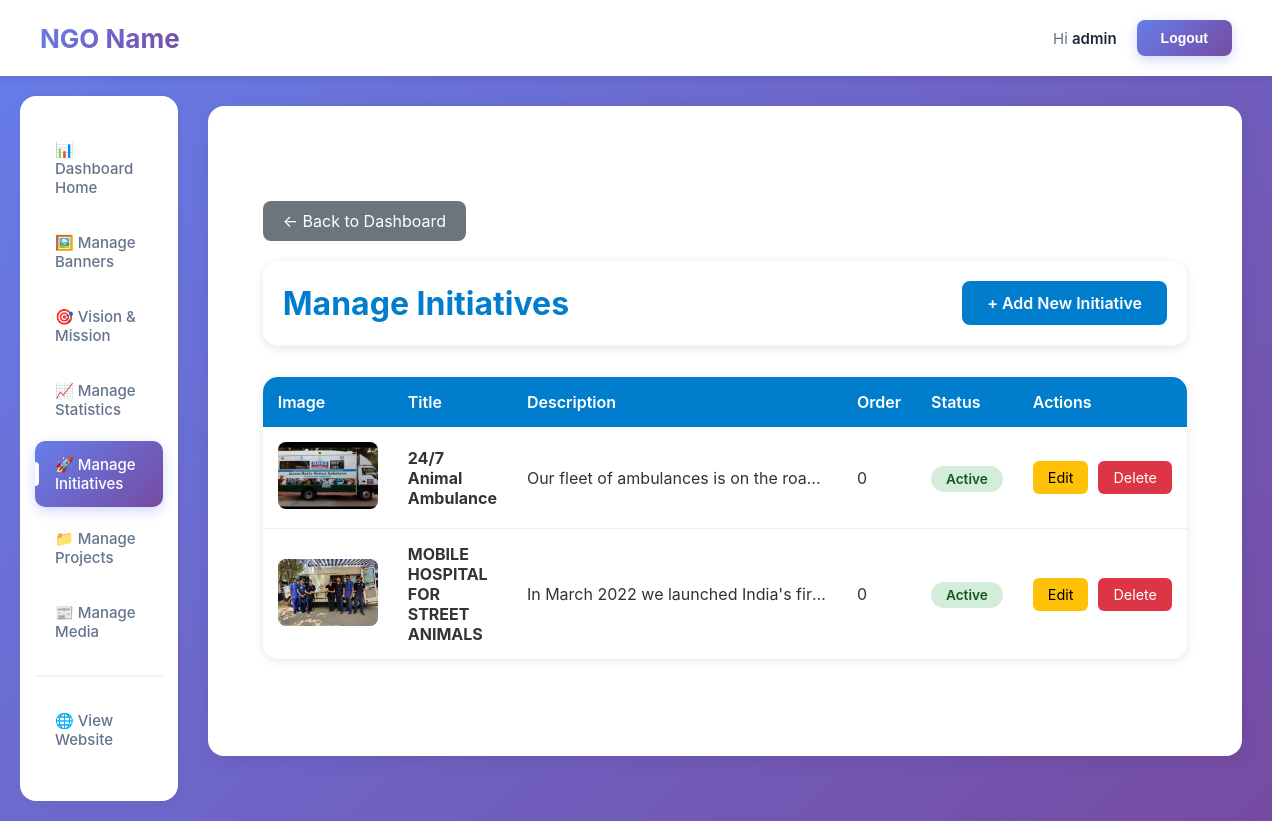
The app's page /dashboard/manage-initiative/ (signed in) with its own data.
### Homepage/models.py (models this page shows, shortened)
class Initiative(models.Model):
    title = models.CharField(max_length=200)
    description = models.TextField()
    image = models.ImageField(
        upload_to='initiatives/',
        validators=[FileExtensionValidator(['jpg', 'jpeg', 'png', 'webp'])],
        help_text="Recommended size: 600x400px"
    )
    order = models.IntegerField(default=0, help_text="Lower numbers appear first")
    status = models.BooleanField(default=True, help_text="Active/Inactive")
    created_at = models.DateTimeField(default=timezone.now, editable=False)
    updated_at = models.DateTimeField(auto_now=True)
    class Meta:
        ordering = ['order', '-created_at']
        verbose_name = "Initiative"
        verbose_name_plural = "Initiatives"

### Homepage/views.py (the view)
# urls.py: path('dashboard/manage-initiative/', views.manage_initiative, name='dashboard_manage_initiative'),
@staff_member_required(login_url='/auth/login/')
def manage_initiative(request):
    initiatives = Initiative.objects.all().order_by('order')
    return render(request, 'dashboard/manage_initiative.html', {'initiatives': initiatives})

### Homepage/templates/dashboard/manage_initiative.html (shortened to what this page needs)
{% extends 'dashboard/base.html' %}
{% block content %}
<div class="dashboard-container">
    <a href="{% url 'dashboard_home' %}" class="btn-back">← Back to Dashboard</a>
    <div class="content-header">
        <h1>Manage Initiatives</h1>
        <a href="{% url 'dashboard_manage_initiative_add' %}" class="btn-add">+ Add New Initiative</a>
    </div>
    {% if initiatives %}
    <div class="initiatives-table">
        <table>
            <thead>
                <tr>
                    <th>Image</th>
                    <th>Title</th>
                    <th>Description</th>
                    <th>Order</th>
                    <th>Status</th>
                    <th>Actions</th>
                </tr>
            </thead>
            <tbody>
                {% for initiative in initiatives %}
                <tr>
                    <td>
                        <img src="{{ initiative.image.url }}" alt="{{ initiative.title }}" class="initiative-image">
                    </td>
                    <td><strong>{{ initiative.title }}</strong></td>
                    <td>
                        <div class="description-preview">{{ initiative.description }}</div>
                    </td>
                    <td>{{ initiative.order }}</td>
                    <td>
                        {% if initiative.status %}
                        <span class="badge badge-active">Active</span>
                        {% else %}
                        <span class="badge badge-inactive">Inactive</span>
                        {% endif %}
                    </td>
                    <td>
                        <div class="action-buttons">
                            <a href="{% url 'dashboard_manage_initiative_edit' initiative.pk %}" class="btn-edit">Edit</a>
                            <a href="{% url 'dashboard_manage_initiative_delete' initiative.pk %}" class="btn-delete">Delete</a>
                        </div>
                    </td>
                </tr>
                {% endfor %}
            </tbody>
        </table>
    </div>
    {% else %}
    <div class="empty-state">
        <h2>No Initiatives Yet</h2>
        <p>Click the "Add New Initiative" button to create your first initiative.</p>
    </div>
    {% endif %}
</div>
{% endblock %}

### Homepage/templates/dashboard/base.html (shortened to what this page needs)
<!DOCTYPE html>
<html lang="en">
<head>
</head>
<body>
    <header class="header">
        <h1>NGO Name</h1>
        <nav class="header-nav">
            <span>Hi <strong>{{ request.user.username }}</strong></span>
            <form action="{% url 'admin:logout' %}" method="post" style="display: inline;">
                <button type="submit" class="logout-button">Logout</button>
            </form>
        </nav>
    </header>
    <div class="container">
        <aside class="sidebar">
            <ul class="sidebar-nav">
                <li>
                    <a href="{% url 'dashboard_home' %}"
                       class="{% if request.resolver_match.url_name == 'dashboard_home' %}active{% endif %}">
                        📊 Dashboard Home
                    </a>
                </li>
                <li>
                    <a href="{% url 'dashboard_manage_slider' %}"
                       class="{% if 'slider' in request.resolver_match.url_name %}active{% endif %}">
                        🖼️ Manage Banners
                    </a>
                </li>
                <li>
                    <a href="{% url 'dashboard_manage_vision' %}"
                       class="{% if 'vision' in request.resolver_match.url_name %}active{% endif %}">
                        🎯 Vision & Mission
                    </a>
                </li>
                <li>
                    <a href="{% url 'dashboard_manage_statistic' %}"
                       class="{% if 'statistic' in request.resolver_match.url_name %}active{% endif %}">
                        📈 Manage Statistics
                    </a>
                </li>
                <li>
                    <a href="{% url 'dashboard_manage_initiative' %}"
                       class="{% if 'initiative' in request.resolver_match.url_name %}active{% endif %}">
                        🚀 Manage Initiatives
                    </a>
                </li>
                <li>
                    <a href="{% url 'dashboard_manage_project' %}"
                       class="{% if 'projects' in request.resolver_match.url_name %}active{% endif %}">
                        📁 Manage Projects
                    </a>
                </li>
                <li>
                    <a href="{% url 'dashboard_manage_media_home' %}"
                        class="">
                        📰 Manage Media
                    </a>
                </li>
                <li style="margin-top: 20px; padding-top: 20px; border-top: 2px solid #f1f5f9;">
                    <a href="{% url 'home' %}" target="_blank">
                        🌐 View Website
                    </a>
                </li>
            </ul>
        </aside>
        <main class="main-content">
            <div class="content-wrapper">
                {% block content %}{% endblock %}
            </div>
        </main>
    </div>
</body>
</html>

### Homepage/templates/dashboard/base.html (style rules this page uses)
* { margin: 0; padding: 0; box-sizing: border-box; }
body { font-family: -apple-system, BlinkMacSystemFont, "Segoe UI", Roboto, "Helvetica Neue", Arial, sans-serif; background: linear-gradient(135deg, #667eea 0%, #764ba2 100%); min-height: 100vh; color: #333; }
.header { display: flex; justify-content: space-between; align-items: center; padding: 20px 40px; background: white; box-shadow: 0 2px 10px rgba(0, 0, 0, 0.1); position: sticky; top: 0; z-index: 100; }
.header h1 { font-size: 26px; font-weight: 700; color: #1e293b; background: linear-gradient(135deg, #667eea, #764ba2); -webkit-background-clip: text; -webkit-text-fill-color: transparent; background-clip: text; }
.header-nav { display: flex; align-items: center; gap: 20px; color: #64748b; font-size: 15px; }
.header-nav strong { color: #1e293b; font-weight: 600; }
.logout-button { background: linear-gradient(135deg, #667eea, #764ba2); color: white; border: none; padding: 10px 24px; border-radius: 8px; font-weight: 600; font-size: 14px; cursor: pointer; transition: all 0.3s ease; box-shadow: 0 4px 12px rgba(102, 126, 234, 0.3); }
.container { display: flex; max-width: 1600px; margin: 0 auto; min-height: calc(100vh - 70px); }
.sidebar { width: 280px; background: white; padding: 30px 0; box-shadow: 2px 0 10px rgba(0, 0, 0, 0.05); margin: 20px 0 20px 20px; border-radius: 16px; }
.sidebar-nav { list-style: none; padding: 0 15px; }
.sidebar-nav li { margin-bottom: 8px; }
.sidebar-nav a { display: block; padding: 14px 20px; text-decoration: none; color: #64748b; font-size: 15px; font-weight: 500; border-radius: 10px; transition: all 0.3s ease; position: relative; }
.sidebar-nav a.active { background: linear-gradient(135deg, #667eea, #764ba2); color: white; box-shadow: 0 4px 12px rgba(102, 126, 234, 0.3); }
.sidebar-nav a.active::before { content: ''; position: absolute; left: 0; top: 50%; transform: translateY(-50%); width: 4px; height: 24px; background: white; border-radius: 0 4px 4px 0; }
.main-content { flex: 1; padding: 30px; background: transparent; }
.content-wrapper { background: white; padding: 35px; border-radius: 16px; box-shadow: 0 4px 20px rgba(0, 0, 0, 0.08); min-height: calc(100vh - 150px); }
.content-header { display: flex; justify-content: space-between; align-items: center; margin-bottom: 30px; padding-bottom: 20px; border-bottom: 2px solid #f1f5f9; }

### Homepage/templates/dashboard/manage_initiative.html (style rules this page uses)
.dashboard-container { max-width: 1200px; margin: 40px auto; padding: 20px; }
.btn-back { background: #6c757d; color: white; padding: 10px 20px; border-radius: 8px; text-decoration: none; margin-bottom: 20px; display: inline-block; }
.content-header { display: flex; justify-content: space-between; align-items: center; margin-bottom: 30px; background: white; padding: 20px; border-radius: 15px; box-shadow: 0 2px 10px rgba(0,0,0,0.1); }
.content-header h1 { color: #007DCC; margin: 0; }
.btn-add { background: #007DCC; color: white; padding: 12px 25px; border-radius: 8px; text-decoration: none; font-weight: 600; transition: all 0.3s ease; }
.initiatives-table { background: white; border-radius: 15px; overflow: hidden; box-shadow: 0 2px 10px rgba(0,0,0,0.1); }
.initiatives-table table { width: 100%; border-collapse: collapse; }
.initiatives-table th { background: #007DCC; color: white; padding: 15px; text-align: left; font-weight: 600; }
.initiatives-table td { padding: 15px; border-bottom: 1px solid #eee; }
.initiatives-table tr:last-child td { border-bottom: none; }
.initiative-image { width: 100px; height: 67px; object-fit: cover; border-radius: 8px; }
.badge { padding: 5px 15px; border-radius: 20px; font-size: 0.85rem; font-weight: 600; }
.badge-active { background: #d4edda; color: #155724; }
.action-buttons { display: flex; gap: 10px; }
.btn-edit { background: #ffc107; color: #000; padding: 8px 15px; border-radius: 6px; text-decoration: none; font-size: 0.9rem; transition: all 0.3s ease; }
.btn-delete { background: #dc3545; color: white; padding: 8px 15px; border-radius: 6px; text-decoration: none; font-size: 0.9rem; transition: all 0.3s ease; }
.description-preview { max-width: 300px; overflow: hidden; text-overflow: ellipsis; white-space: nowrap; }

### records on screen
Initiative: image (picture), title "24/7 Animal Ambulance", description "Our fleet of ambulances is on the roa…", order "0", status "Active"
Initiative: image (picture), title "MOBILE HOSPITAL FOR STREET ANIMALS", description "In March 2022 we launched India's fir…", order "0", status "Active"

### other values on screen
{{ request.user.username }} "admin"
